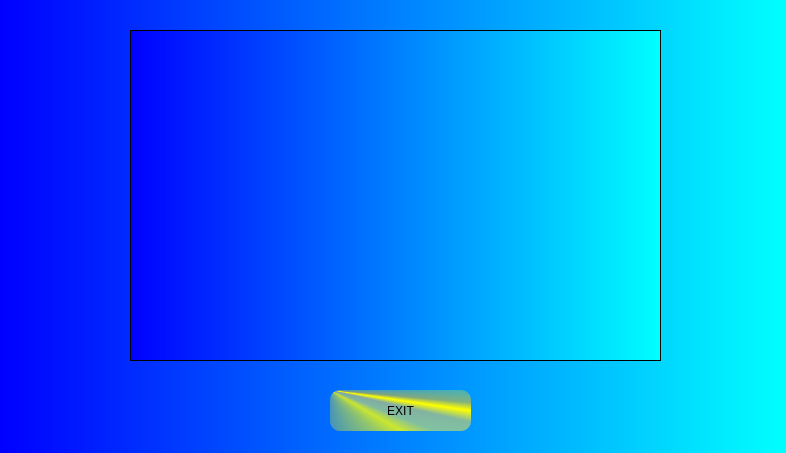
<?xml version="1.0" encoding="UTF-8"?>
<ui version="4.0">
 <class>List</class>
 <widget class="QWidget" name="List">
  <property name="geometry">
   <rect>
    <x>0</x>
    <y>0</y>
    <width>786</width>
    <height>453</height>
   </rect>
  </property>
  <property name="windowTitle">
   <string>Form</string>
  </property>
  <property name="styleSheet">
   <string notr="true">font: italic 14pt &quot;Serif&quot;;
color: qlineargradient(spread:pad, x1:0 y1:0, x2:1 y2:0, stop:0 rgba(0, 0, 0, 255), stop:1 rgba(255, 255, 255, 255));
 background: qlineargradient( x1:0 y1:0, x2:1 y2:0, stop:0 blue, stop:1 cyan);</string>
  </property>
  <widget class="QPushButton" name="pushButton">
   <property name="geometry">
    <rect>
     <x>330</x>
     <y>390</y>
     <width>141</width>
     <height>41</height>
    </rect>
   </property>
   <property name="styleSheet">
    <string notr="true">border-radius:10px;
background:qconicalgradient(cx:0, cy:0, angle:135, stop:0 rgba(255, 255, 0, 69), stop:0.375 rgba(255, 255, 0, 69), stop:0.423533 rgba(251, 255, 0, 145), stop:0.45 rgba(247, 255, 0, 208), stop:0.477581 rgba(255, 244, 71, 130), stop:0.518717 rgba(255, 218, 71, 130), stop:0.55 rgba(255, 255, 0, 255), stop:0.57754 rgba(255, 203, 0, 130), stop:0.625 rgba(255, 255, 0, 69), stop:1 rgba(255, 255, 0, 69));
color:black;</string>
   </property>
   <property name="text">
    <string>EXIT</string>
   </property>
  </widget>
  <widget class="QTableView" name="tableView">
   <property name="geometry">
    <rect>
     <x>130</x>
     <y>30</y>
     <width>531</width>
     <height>331</height>
    </rect>
   </property>
   <property name="styleSheet">
    <string notr="true">font: 11pt &quot;Serif&quot;;
color:black</string>
   </property>
  </widget>
 </widget>
 <resources/>
 <connections/>
</ui>
